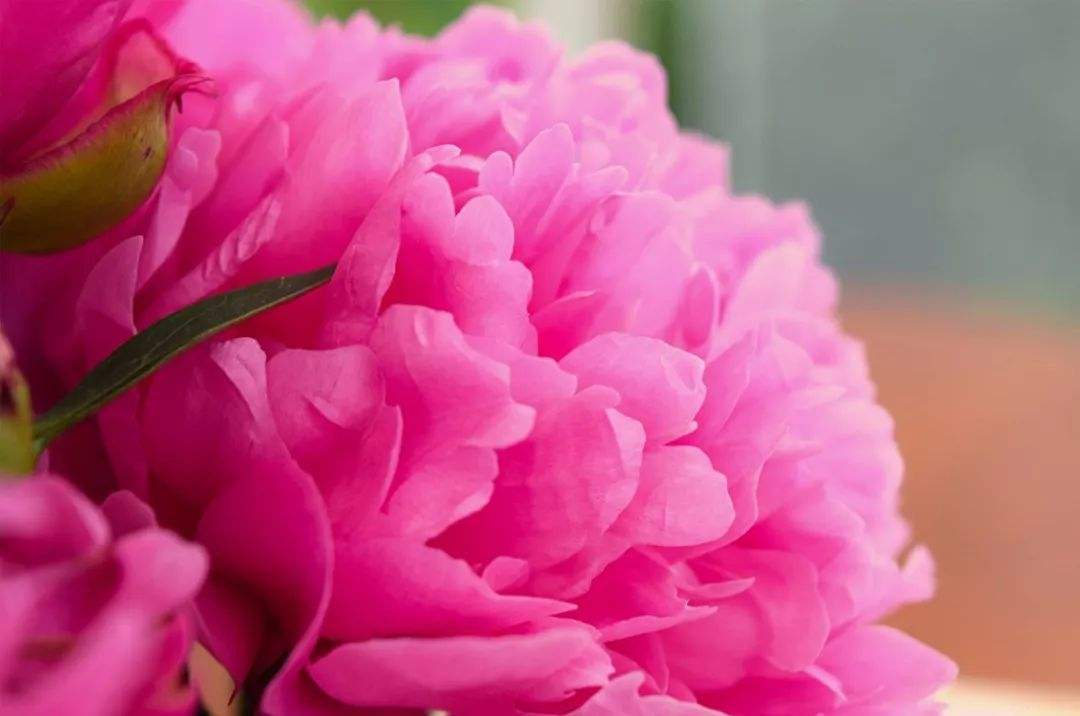
//> input picture pictures/01flower.jfif, 1080 x 716 px
$ ./gray   (built with g++ and OpenCV 4)
//> lines starting //> are read from the running program, lines starting //| are printed output that depends on the picture; after the words box and inside, x2 and y2 are one past the last pixel; in counts of white or black regions, pixels touching at a corner belong together
### 01gray&threshold/gray/pch.h
// 入门提示:
//   1. 使用解决方案资源管理器窗口添加/管理文件
//   2. 使用团队资源管理器窗口连接到源代码管理
//   3. 使用输出窗口查看生成输出和其他消息
//   4. 使用错误列表窗口查看错误
//   5. 转到“项目”>“添加新项”以创建新的代码文件，或转到“项目”>“添加现有项”以将现有代码文件添加到项目
//   6. 将来，若要再次打开此项目，请转到“文件”>“打开”>“项目”并选择 .sln 文件

#ifndef PCH_H
#define PCH_H

// TODO: 添加要在此处预编译的标头

#endif //PCH_H

### 01gray&threshold/gray/gray.cpp
#include "pch.h"
#include <iostream>
#include <opencv2/core/mat.hpp>
#include <opencv2/imgcodecs.hpp>
#include <opencv2/highgui/highgui.hpp>
#include <opencv2/imgproc.hpp>

using namespace cv;
using namespace std;

int main()
{
	/*读灰度图像*/
	Mat mat = imread("..//..//pictures//01flower.jfif", IMREAD_GRAYSCALE);
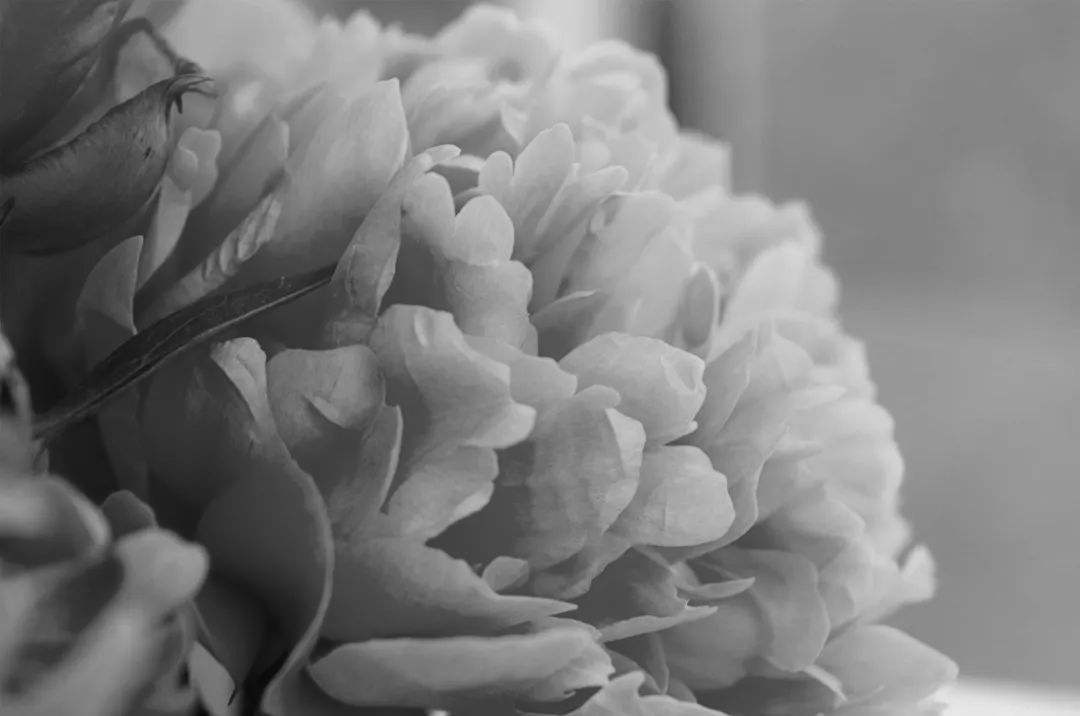
//> mat: 716 rows x 1080 cols, CV_8UC1; min 6, max 233, mean 123.8
	/*显示灰度图像*/
	imshow("flower", mat);

	/*二值化*/
	Mat thresholdResult;
	threshold(mat, thresholdResult, 100, 255, ThresholdTypes::THRESH_BINARY);
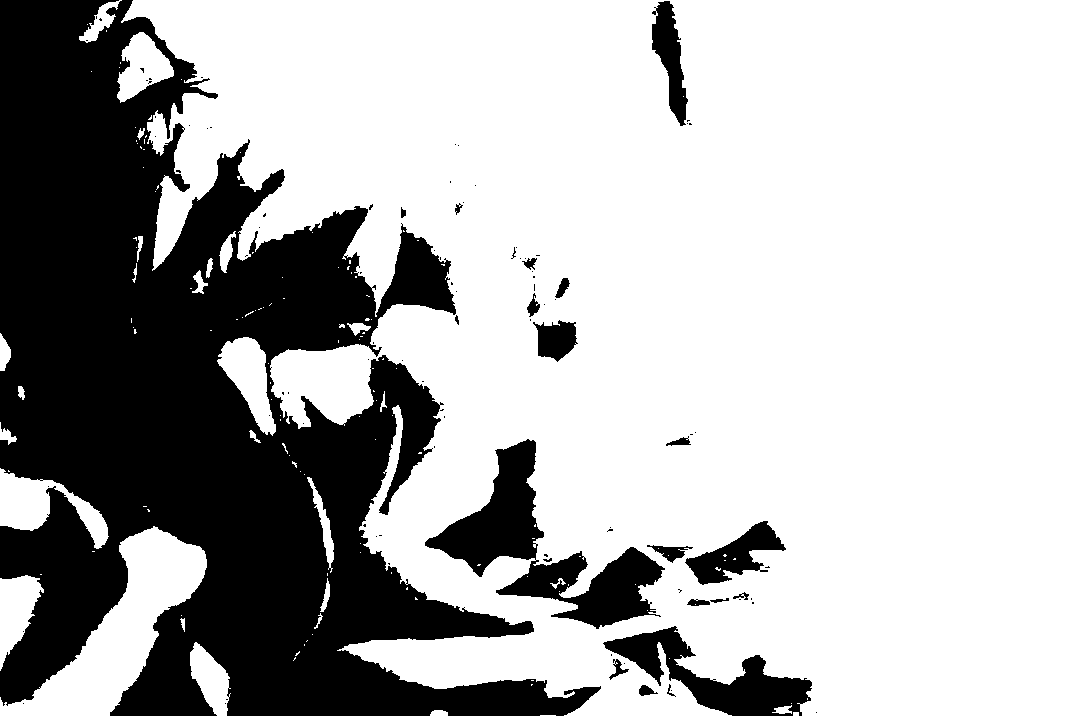
//> thresholdResult: 716 rows x 1080 cols, CV_8UC1; 69.5% white; 97 black regions (76 under 20 px), largest, box (x1, y1, x2, y2) and area: (0, 0, 601, 716) 207495, (425, 439, 665, 629) 13676, (603, 626, 812, 716) 6896
	imshow("threshold", thresholdResult);

	waitKey();

	return 0;
}
